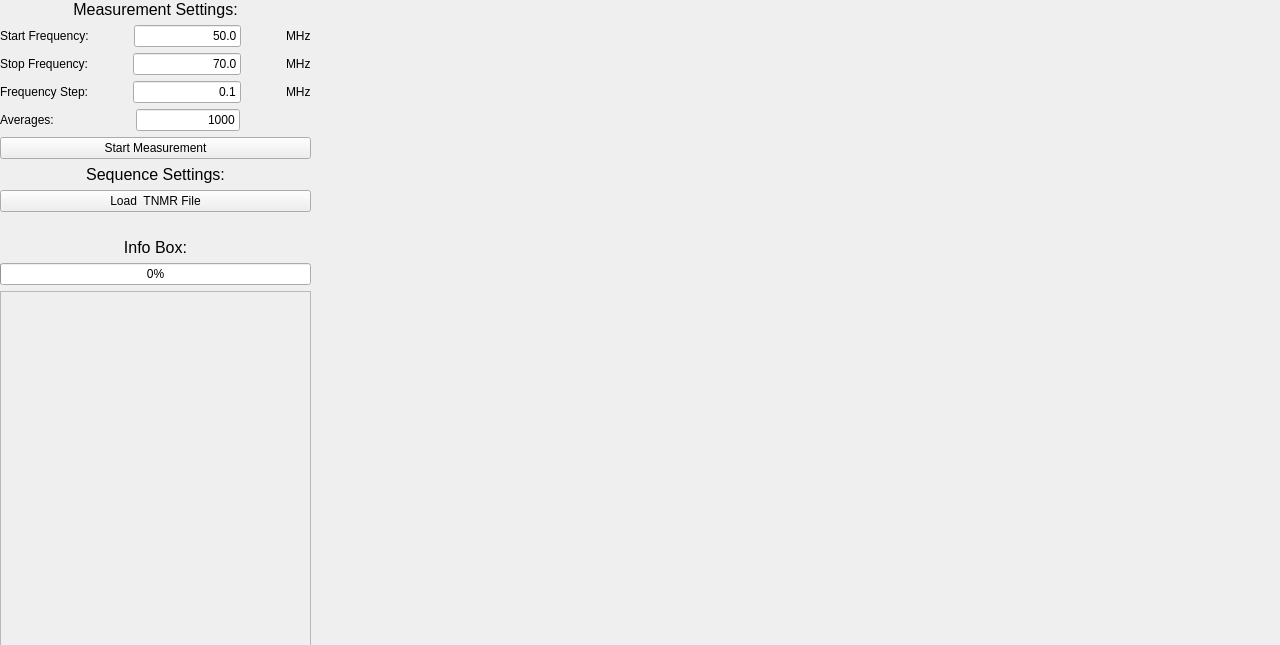
<?xml version="1.0" encoding="UTF-8"?>
<ui version="4.0">
 <class>Form</class>
 <widget class="QWidget" name="Form">
  <property name="geometry">
   <rect>
    <x>0</x>
    <y>0</y>
    <width>1280</width>
    <height>645</height>
   </rect>
  </property>
  <property name="windowTitle">
   <string>Form</string>
  </property>
  <widget class="QWidget" name="verticalLayoutWidget_5">
   <property name="geometry">
    <rect>
     <x>310</x>
     <y>0</y>
     <width>831</width>
     <height>651</height>
    </rect>
   </property>
   <layout class="QVBoxLayout" name="verticalLayout_5">
    <item>
     <widget class="MplWidget" name="broadbandPlot" native="true"/>
    </item>
    <item>
     <layout class="QHBoxLayout" name="horizontalLayout_5">
      <item>
       <widget class="MplWidget" name="time_domainPlot" native="true"/>
      </item>
      <item>
       <widget class="MplWidget" name="frequency_domainPlot" native="true"/>
      </item>
     </layout>
    </item>
   </layout>
  </widget>
  <widget class="QWidget" name="verticalLayoutWidget_4">
   <property name="geometry">
    <rect>
     <x>0</x>
     <y>0</y>
     <width>311</width>
     <height>651</height>
    </rect>
   </property>
   <layout class="QVBoxLayout" name="verticalLayout_4">
    <item>
     <layout class="QVBoxLayout" name="verticalLayout">
      <item>
       <widget class="QLabel" name="label_8">
        <property name="font">
         <font>
          <pointsize>12</pointsize>
          <weight>50</weight>
          <italic>false</italic>
          <bold>false</bold>
         </font>
        </property>
        <property name="text">
         <string>Measurement Settings:</string>
        </property>
        <property name="alignment">
         <set>Qt::AlignCenter</set>
        </property>
       </widget>
      </item>
      <item>
       <layout class="QHBoxLayout" name="horizontalLayout">
        <item>
         <widget class="QLabel" name="label">
          <property name="text">
           <string>Start Frequency:</string>
          </property>
         </widget>
        </item>
        <item>
         <spacer name="horizontalSpacer">
          <property name="orientation">
           <enum>Qt::Horizontal</enum>
          </property>
          <property name="sizeHint" stdset="0">
           <size>
            <width>40</width>
            <height>20</height>
           </size>
          </property>
         </spacer>
        </item>
        <item>
         <widget class="QLineEdit" name="start_frequencyField">
          <property name="layoutDirection">
           <enum>Qt::LeftToRight</enum>
          </property>
          <property name="text">
           <string>50.0</string>
          </property>
          <property name="alignment">
           <set>Qt::AlignRight|Qt::AlignTrailing|Qt::AlignVCenter</set>
          </property>
         </widget>
        </item>
        <item>
         <spacer name="horizontalSpacer_4">
          <property name="orientation">
           <enum>Qt::Horizontal</enum>
          </property>
          <property name="sizeHint" stdset="0">
           <size>
            <width>40</width>
            <height>20</height>
           </size>
          </property>
         </spacer>
        </item>
        <item>
         <widget class="QLabel" name="label_2">
          <property name="text">
           <string>MHz</string>
          </property>
         </widget>
        </item>
       </layout>
      </item>
      <item>
       <layout class="QHBoxLayout" name="horizontalLayout_2">
        <item>
         <widget class="QLabel" name="label_3">
          <property name="text">
           <string>Stop Frequency:</string>
          </property>
         </widget>
        </item>
        <item>
         <spacer name="horizontalSpacer_2">
          <property name="orientation">
           <enum>Qt::Horizontal</enum>
          </property>
          <property name="sizeHint" stdset="0">
           <size>
            <width>40</width>
            <height>20</height>
           </size>
          </property>
         </spacer>
        </item>
        <item>
         <widget class="QLineEdit" name="stop_frequencyField">
          <property name="text">
           <string>70.0</string>
          </property>
          <property name="alignment">
           <set>Qt::AlignRight|Qt::AlignTrailing|Qt::AlignVCenter</set>
          </property>
         </widget>
        </item>
        <item>
         <spacer name="horizontalSpacer_5">
          <property name="orientation">
           <enum>Qt::Horizontal</enum>
          </property>
          <property name="sizeHint" stdset="0">
           <size>
            <width>40</width>
            <height>20</height>
           </size>
          </property>
         </spacer>
        </item>
        <item>
         <widget class="QLabel" name="label_4">
          <property name="text">
           <string>MHz</string>
          </property>
         </widget>
        </item>
       </layout>
      </item>
      <item>
       <layout class="QHBoxLayout" name="horizontalLayout_3">
        <item>
         <widget class="QLabel" name="label_5">
          <property name="text">
           <string>Frequency Step:</string>
          </property>
         </widget>
        </item>
        <item>
         <spacer name="horizontalSpacer_3">
          <property name="orientation">
           <enum>Qt::Horizontal</enum>
          </property>
          <property name="sizeHint" stdset="0">
           <size>
            <width>40</width>
            <height>20</height>
           </size>
          </property>
         </spacer>
        </item>
        <item>
         <widget class="QLineEdit" name="frequency_stepField">
          <property name="text">
           <string>0.1</string>
          </property>
          <property name="alignment">
           <set>Qt::AlignRight|Qt::AlignTrailing|Qt::AlignVCenter</set>
          </property>
         </widget>
        </item>
        <item>
         <spacer name="horizontalSpacer_6">
          <property name="orientation">
           <enum>Qt::Horizontal</enum>
          </property>
          <property name="sizeHint" stdset="0">
           <size>
            <width>40</width>
            <height>20</height>
           </size>
          </property>
         </spacer>
        </item>
        <item>
         <widget class="QLabel" name="label_6">
          <property name="text">
           <string>MHz</string>
          </property>
         </widget>
        </item>
       </layout>
      </item>
      <item>
       <layout class="QHBoxLayout" name="horizontalLayout_4">
        <item>
         <widget class="QLabel" name="label_7">
          <property name="text">
           <string>Averages:</string>
          </property>
         </widget>
        </item>
        <item>
         <spacer name="horizontalSpacer_7">
          <property name="orientation">
           <enum>Qt::Horizontal</enum>
          </property>
          <property name="sizeHint" stdset="0">
           <size>
            <width>80</width>
            <height>20</height>
           </size>
          </property>
         </spacer>
        </item>
        <item>
         <widget class="QLineEdit" name="averagesField">
          <property name="text">
           <string>1000</string>
          </property>
          <property name="alignment">
           <set>Qt::AlignRight|Qt::AlignTrailing|Qt::AlignVCenter</set>
          </property>
         </widget>
        </item>
        <item>
         <spacer name="horizontalSpacer_8">
          <property name="orientation">
           <enum>Qt::Horizontal</enum>
          </property>
          <property name="sizeHint" stdset="0">
           <size>
            <width>75</width>
            <height>20</height>
           </size>
          </property>
         </spacer>
        </item>
       </layout>
      </item>
      <item>
       <widget class="QPushButton" name="start_measurementButton">
        <property name="text">
         <string>Start Measurement</string>
        </property>
       </widget>
      </item>
     </layout>
    </item>
    <item>
     <layout class="QVBoxLayout" name="verticalLayout_3">
      <item>
       <widget class="QLabel" name="label_10">
        <property name="font">
         <font>
          <pointsize>12</pointsize>
          <weight>50</weight>
          <italic>false</italic>
          <bold>false</bold>
         </font>
        </property>
        <property name="text">
         <string>Sequence Settings:</string>
        </property>
        <property name="alignment">
         <set>Qt::AlignCenter</set>
        </property>
       </widget>
      </item>
      <item>
       <widget class="QPushButton" name="load_fileButton">
        <property name="text">
         <string>Load  TNMR File</string>
        </property>
       </widget>
      </item>
      <item>
       <widget class="QLabel" name="file_pathLabel">
        <property name="text">
         <string/>
        </property>
       </widget>
      </item>
      <item>
       <layout class="QVBoxLayout" name="verticalLayout_2">
        <item>
         <widget class="QLabel" name="label_9">
          <property name="font">
           <font>
            <pointsize>12</pointsize>
           </font>
          </property>
          <property name="text">
           <string>Info Box:</string>
          </property>
          <property name="alignment">
           <set>Qt::AlignCenter</set>
          </property>
         </widget>
        </item>
        <item>
         <widget class="QProgressBar" name="measurementProgress">
          <property name="value">
           <number>0</number>
          </property>
         </widget>
        </item>
        <item>
         <widget class="QScrollArea" name="infoBox">
          <property name="widgetResizable">
           <bool>true</bool>
          </property>
          <widget class="QWidget" name="scrollAreaWidgetContents">
           <property name="geometry">
            <rect>
             <x>0</x>
             <y>0</y>
             <width>301</width>
             <height>256</height>
            </rect>
           </property>
          </widget>
         </widget>
        </item>
       </layout>
      </item>
     </layout>
    </item>
   </layout>
  </widget>
 </widget>
 <customwidgets>
  <customwidget>
   <class>MplWidget</class>
   <extends>QWidget</extends>
   <header>contrib/mplwidget.h</header>
   <container>1</container>
  </customwidget>
 </customwidgets>
 <resources/>
 <connections/>
</ui>
